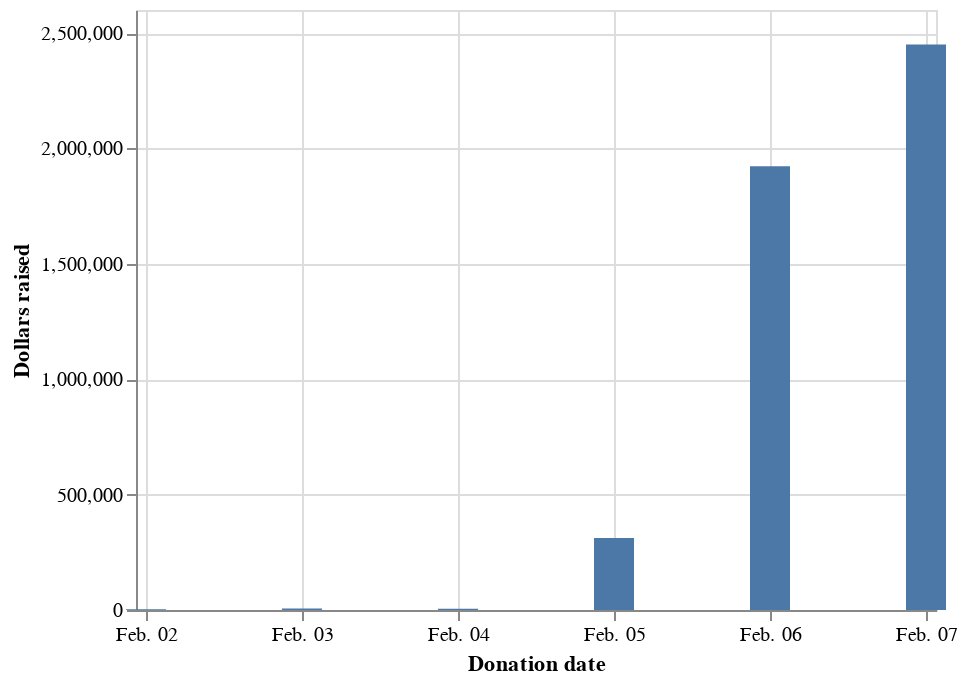

Notebook code cell kept with this figure:
### Code cell
alt.Chart(dates).mark_bar(width=20).encode(
    x=alt.X(
        "donation_date:T",
        axis=alt.Axis(format="%b. %d", tickCount=6),
        title="Donation date",
    ),
    y=alt.Y("sum", axis=alt.Axis(tickCount=6), title="Dollars raised"),
)

### Figure 1 — Vega-Lite specification as saved in the notebook (floating-point values rounded to 4 significant figures)
{"config": {"view": {"continuousWidth": 400, "continuousHeight": 300}}, "data": {"name": "data-4812ed5f9ac97d60326038cebea04ce8"}, "mark": {"type": "bar", "width": 20}, "encoding": {"x": {"axis": {"format": "%b. %d", "tickCount": 6}, "field": "donation_date", "title": "Donation date", "type": "temporal"}, "y": {"axis": {"tickCount": 6}, "field": "sum", "title": "Dollars raised", "type": "quantitative"}}, "$schema": "https://vega.github.io/schema/vega-lite/v4.17.0.json", "datasets": {"data-4812ed5f9ac97d60326038cebea04ce8": [{"donation_date": "2022-02-02T00:00:00", "count": 61, "sum": 3348.0}, {"donation_date": "2022-02-03T00:00:00", "count": 112, "sum": 6652.0}, {"donation_date": "2022-02-04T00:00:00", "count": 115, "sum": 5424.0}, {"donation_date": "2022-02-05T00:00:00", "count": 2965, "sum": 312000.0}, {"donation_date": "2022-02-06T00:00:00", "count": 17561, "sum": 1923000.0}, {"donation_date": "2022-02-07T00:00:00", "count": 28844, "sum": 2450000.0}]}}
